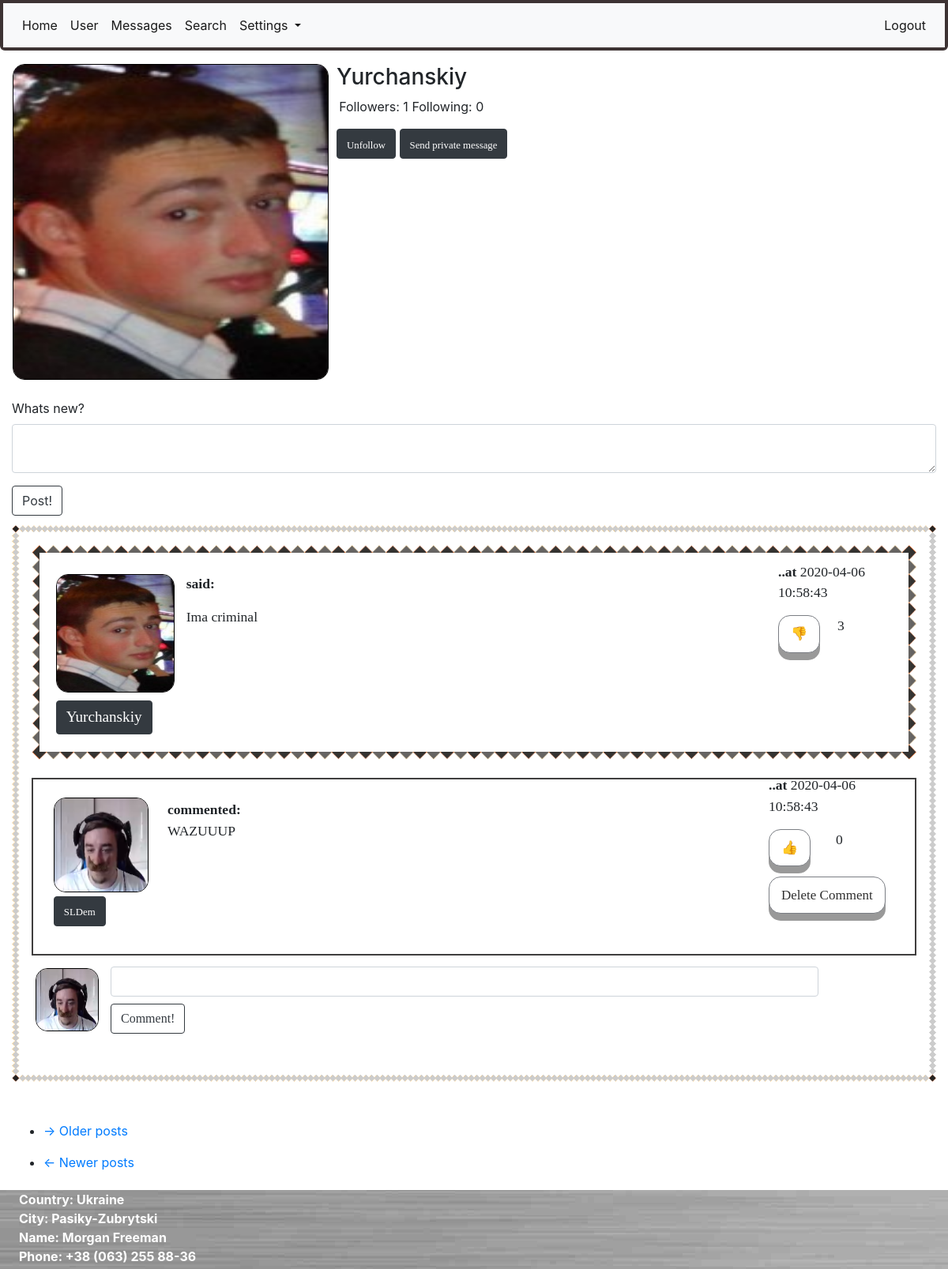
/user/Yurchanskiy (signed in), run on the app's committed database.
### app/models.py (models this page shows, shortened)
class User(UserMixin, db.Model):
    id = db.Column(db.Integer, primary_key=True)
    username = db.Column(db.String(64), index=True, unique=True)
    email = db.Column(db.String(124), index=True, unique=True)
    password_hash = db.Column(db.String(128))
    about_me = db.Column(db.String(1024))
    last_seen = db.Column(db.DateTime, default=datetime.utcnow())
    avatar_set = db.Column(db.Boolean, default=False)
    posts = db.relationship("Post", backref='author', lazy='dynamic')
    comments = db.relationship("Comment", backref='commenter', lazy='dynamic')
    followed = db.relationship(
        'User', secondary=followers,
        primaryjoin=(followers.c.follower_id == id),
        secondaryjoin=(followers.c.followed_id == id),
        backref=db.backref('followers', lazy='dynamic'), lazy='dynamic')
    liked = db.relationship(
        'PostLike',
        foreign_keys='PostLike.user_id',
        backref='user', lazy='dynamic')
    comment_liked = db.relationship(
        'CommentLike',
        foreign_keys='CommentLike.user_id',
        backref='user', lazy='dynamic')
    messages_sent = db.relationship(
        'Message',
        foreign_keys='Message.sender_id',
        backref='author', lazy='dynamic')
    messages_received = db.relationship(
        'Message',
        foreign_keys='Message.recipient_id',
        backref='recipient', lazy='dynamic')
    def is_following(self, user):
        return self.followed.filter(
            followers.c.followed_id == user.id).count() > 0
    def liked_post(self, post):
        return PostLike.query.filter(PostLike.user_id == self.id,
                                     PostLike.post_id == post.id).count() > 0
    def liked_comment(self, comment):
        return CommentLike.query.filter(CommentLike.user_id == self.id,
                                        CommentLike.comment_id == comment.id).count() > 0

class Post(db.Model):
    id = db.Column(db.Integer, primary_key=True)
    body = db.Column(db.String(140))
    timestamp = db.Column(db.DateTime, index=True, default=datetime.utcnow())
    user_id = db.Column(db.Integer, db.ForeignKey('user.id'))
    likes = db.relationship('PostLike', backref='post', lazy='dynamic')
    comments = db.relationship('Comment', backref='comment', lazy='dynamic')

class Comment(db.Model):
    id = db.Column(db.Integer, primary_key=True)
    body = db.Column(db.String(1028))
    timestamp = db.Column(db.DateTime(), default=datetime.utcnow(), index=True)
    post_id = db.Column(db.Integer, db.ForeignKey('post.id'))
    user_id = db.Column(db.Integer, db.ForeignKey('user.id'))
    comment_likes = db.relationship('CommentLike', backref='comment', lazy='dynamic')

### app/routes.py (the view)
@login_required
@app.route('/user/<username>', methods=['POST', 'GET'])
def user(username):
    if current_user.is_authenticated:
        form = PostForm()
        if form.validate_on_submit():
            post = Post(body=form.post.data, author=current_user)
            db.session.add(post)
            db.session.commit()
            flash('Your post has been posted!')
            return redirect(url_for('user', username=current_user.username))
        user = User.query.filter_by(username=username).first_or_404()
        page = request.args.get('page', 1, type=int)
        comments = Comment.query.all()
        posts = user.posts.order_by(Post.timestamp.desc()).paginate(
            page, 8, False)
        next_url = url_for('user', username=user.username, page=posts.next_num) if posts.has_next else None
        prev_url = url_for('user', username=user.username, page=posts.prev_num) if posts.has_prev else None
        return render_template('user.html', title=user.username, user=user, username=current_user.username,
                               posts=posts.items, comments=comments, next_url=next_url, prev_url=prev_url, form=form)
    return redirect(url_for('login'))

### app/forms.py
class PostForm(FlaskForm):
    post = TextAreaField("Whats new?", validators=[DataRequired(), Length(min=1, max=1028)])
    submit = SubmitField('Post!')

### app/models.py (called while the page is built)
@login.user_loader
def load_user(id):
    return User.query.get(int(id))

### app/templates/user.html (shortened to what this page needs)
{% extends "base.html" %}
{% import "bootstrap/wtf.html" as wtf %}
{% block app_content %}
    <table style="margin-top: 1%; ">
        <tr valign="top" style="width: 100%;">
            <td>
                {% if user.avatar_set %}
                    <img class="avatar" height="400px" width="400px" src="/static/{{user.username}}.jpg">
                {% else %}
                    <img class="roboavatar" src="{{ avatars.robohash(user.username, size='400') }}" />
                {% endif %}
            </td>
            <td>
                <div style="margin-left: 0.5rem; width: 220%;">
                    <h3>{{ user.username }}</h3>
                    <p style="margin-left: 0.2rem;">Followers: {{ user.followers.count() }} Following: {{ user.followed.count() }}</p>
                    {% if user == current_user %}
                        <p>This is your profile page!</p>
                    {% elif not current_user.is_following(user) %}
                    <button class="btn btn-dark"><a href="{{ url_for('follow', username=user.username) }}"><div class="user_page_link"><span>Follow</span></div></a></button>
                    {% else %}
                    <button class="btn btn-dark"><a href="{{ url_for('unfollow', username=user.username) }}"><div class="user_page_link"><span>Unfollow</span></div></a></button>
                    {% endif %}
                    {% if user != current_user %}
                    <button class="btn btn-dark"><a href="{{ url_for('private_messages', recipient=user.username) }}"><div class="user_page_link"><span>
                        {{ 'Send private message' }}</span></div></a></button>
                </div>
                {% endif %}
            </td>
        </tr>
    </table>
<div style="margin-top: 2%;">
    {% if form %}
        {{ wtf.quick_form(form, button_map={'submit':'btn btn-outline-dark'}) }}
    {% endif %}
</div>
<div style="margin-top: 1%;">
    {% for post in posts %}
        {% include "_post.html" %}
    {% endfor %}
    <div style="margin-bottom: 2%;">
        <nav aria-label="...">
            <ul>
                <li class="next{% if not next_url %} disabled{% endif %}">
                    <a href="{{ next_url or '#' }}">
                        <span aria-hidden="true">&rarr;</span> Older posts
                    </a>
                </li>
            </ul>
            <ul class="pager">
                <li class="previous{% if not prev_url %} disabled{% endif %}">
                    <a href="{{ prev_url or '#' }}">
                        <span aria-hidden="true">&larr;</span> Newer posts
                    </a>
                </li>
            </ul>
        </nav>
    </div>
</div>
{% endblock %}

### app/templates/_post.html (shortened to what this page needs)
<div class="post_with_background" style="margin-bottom: 50px;">
    <div class="post">
        <div id="container_post">
            <div id="left_post">
                <div style="position: absolute; margin-left: -5px;">
                    <a href="{{ url_for('user', username=post.author.username) }}">
                        {% if post.author.avatar_set %}
                        <img class="avatar" height="150px" width="150px"
                             src="{{ url_for('static', filename=post.author.username + '.jpg') }}">
                        {% else %}
                        <img class="roboavatar" src="{{ avatars.robohash(post.author.username, size='150') }}"/>
                        {% endif %}
                    </a>
                </div>
                <div style="position: relative; margin-top: 160px; margin-left: -5px;">
                    <button class="btn btn-dark"><a href="{{ url_for('user', username=post.author.username) }}">
                        <div class="under_avatar_username_post"><span>{{ post.author.username }}</span></div>
                    </a></button>
                </div>
            </div>
            <div id="center_post">
                <p><b>said: </b></p>
                <p id="post{{ post.id }}">{{ post.body }}</p>
            </div>
            <div id="right_post">
                <p><b>..at</b> {{post.timestamp.replace(microsecond=0)}}</p>
                {% if current_user.liked_post(post) %}
                <div id="like_container">
                    <div id="like_button"><a href="{{ url_for('like_action', post_id=post.id, action='dislike') }}">
                        <div class="button">&#128078</div></a>
                    </div>
                    <div id="like_count"><p>{{ post.likes.count() }}</p></div>
                </div>
                {% endif %}
            </div>
        </div>
    </div>
    {% for comment in comments %}
        {% if comment in post.comments %}
            {% include "_comment.html" %}
        {% endif %}
    {% endfor %}
    <div id="container_post_comment">
        <div id="left_post_comment">
            {% if current_user.avatar_set %}
            <img class="avatar" height="80px" width="80px"
                 src="{{ url_for('static', filename=current_user.username + '.jpg') }}">
            {% else %}
            <img class="roboavatar" src="{{ avatars.robohash(current_user.username, size='80') }}"/>
            {% endif %}
        </div>
        <div class="comment_with_background">
            <div id="right_post_comment">
                <form action="{{ url_for('comment', post_id=post.id) }}" method="post"
                      style="margin-bottom: 4%;">
                    <input style="width: 100%; margin-bottom: 1%;" class="form-control" type=text name=comment>
                    <input type=submit class="btn btn-outline-dark" value=Comment!>
                </form>
            </div>
        </div>
    </div>
</div>

### app/templates/_comment.html
<div class="comment_with_border">
    <div id="container-comment">
        <div id="left_comment">
            <a href="{{ url_for('user', username=comment.commenter.username) }}">
                {% if comment.commenter.avatar_set %}
                    <img class="avatar" height="120px" width="120px" src="{{ url_for('static', filename=comment.commenter.username + '.jpg') }}">
                {% else %}
                    <img class="roboavatar" src="{{ avatars.robohash(comment.commenter.username, size='120') }}" />
                {% endif %}
            </a>
            <div style="position: relative; margin-top: 5px;">
                <a href="{{ url_for('user', username=comment.commenter.username) }}">
                    <button class="btn btn-dark"><div class="under_avatar_username_comment"><span>{{ comment.commenter.username }}</span></div></button>
                </a>
            </div>
        </div>
        <div id="center_comment">
            </a><b>commented: </b>
            <p>{{ comment.body }}</p>
        </div>
        <div id="right_comment">
            <p><b>..at</b> {{comment.timestamp.replace(microsecond=0)}}</p>
            {% if current_user.liked_comment(comment) %}
                <div id="like_container">
                    <div id="like_button"><a href="{{ url_for('comment_like_action', comment_id=comment.id, action='dislike') }}"><div class="button">&#128078</div></a></div>
                    <div id="like_count"><p>{{ comment.comment_likes.count() }}</p></div>
                </div>
            {% else %}
                <div id="dislike_container">
                    <div id="dislike_button"><a href="{{ url_for('comment_like_action', comment_id=comment.id, action='like') }}"><div class="button">&#128077</div></a></div>
                    <div id="dislike_count"><p>{{ comment.comment_likes.count() }}</p></div>
                </div>
            {% endif %}
            <div class="delete_button">
                {% if current_user.username == post.author.username or current_user.username == comment.commenter.username %}
                <a href="{{url_for('are_you_sure_comment', comment_id=comment.id)}}"><div class="button">Delete Comment</div></a>
                {% endif %}
            </div>
        </div>
    </div>
</div>

### app/static/main.css (style rules this page uses)
#container_post { width:100%; height: 190px; margin-bottom: 2%; }
#left_post { float: left; width: 160px; margin-left: 1%; margin-top: 0.1%; }
#center_post { margin: 0 auto; width: 80%; margin-top: 1%; margin-left: 155px; }
#right_post { float: right; width: 150px; margin-top: -100px; }
#left_comment { float: left; width: 130px; height: 130px; margin-left: 1%; margin-top: -0.2%; }
#center_comment { margin: 0 auto; width: 80%; margin-top: 1%; margin-left: 155px; }
#right_comment { float: right; width: 170px; margin-top: -100px; }
#container_post_comment { width:100%; }
#left_post_comment { float: left; width: 20px; margin-left: 5px; margin-top: 2px; }
#right_post_comment { margin: 0 auto; width: 80%; margin-top: 1.27%; margin-left: 100px; margin-right: 50px; }
#like_container { width: 100%; }
#like_button { float: left; width: 50%; }
#like_count { margin: 0 auto; width: 40%; margin-right: 4rem; margin-top: 1%; }
#dislike_container { width: 100%; }
#dislike_button { float: left; width: 50%; }
#dislike_count { margin: 0 auto; width: 30%; margin-right: 4rem; margin-top: 1%; }
.delete_button { margin-top: 2.1rem; }
.avatar { border: 1px solid #000; border-radius: 15px; }
.post_with_background { border: 10px solid transparent; padding: 15px; border-image: url('/static/border1.png') 30 round; font-family: 'Lobster Two', cursive; font-size: 1.1rem; }
.post { border: 10px solid transparent; padding: 15px; border-image: url('/static/border2.png') 15 round; margin-bottom: 2%; }
.comment_with_border { height: 225px; border: 2px solid #3F3E3E; padding: 15px; padding-bottom: 30px; margin-bottom: 5px; }
.under_avatar_username_post { text-decoration: none !important; font-family: 'Comic Sans MS', cursive; font-size: 1.2rem; display: inline-block; color: white; }
.under_avatar_username_comment { text-decoration: none !important; font-family: 'Comic Sans MS', cursive; font-size: 0.8rem; display: inline-block; color: white; }
.user_page_link { text-decoration: none !important; font-family: 'Comic Sans MS', cursive; font-size: 0.8rem; display: inline-block; color: white; }
.button { outline: none !important; display: inline-block; padding: 10px 15px; font-size: 17px; cursor: pointer; text-align: center; text-decoration: none; outline: none; color: #303030 !important; background-color: white; border: solid; border-color: #7B7E84; border-width: 1px; border-radius: 15px; box-shadow: 0 9px #999; }
* { box-sizing: border-box; }

### data on the page
User: username (picture), username "Yurchanskiy"
Post: username (picture), author.username "Yurchanskiy", body "Ima criminal", timestamp.replace "2020-04-06 10:58:43", likes.count "3"
Comment: username (picture), commenter.username "SLDem", body "WAZUUUP", timestamp.replace "2020-04-06 10:58:43", comment_likes.count "0"

### other printed values
{{ user.followers.count() }} "1"
{{ user.followed.count() }} "0"
{{ 'Send private message' }} "Send private message"
